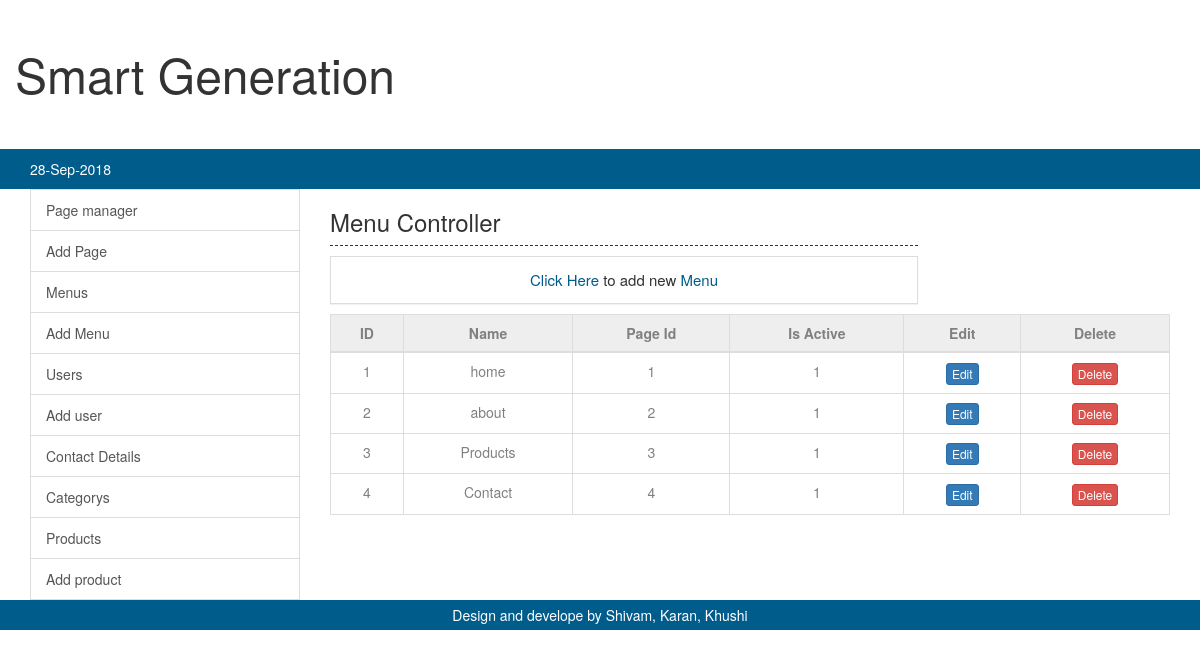
Screenshot of /admin/view.php?content=menus with the database file from the repository.
### tables this page shows
CREATE TABLE `menu` (
  `id` int(11) NOT NULL,
  `name` varchar(255) NOT NULL,
  `is_active` tinyint(1) NOT NULL,
  `page_id` int(255) NOT NULL
);

### admin/menus/view.php (the view, shortened to what this page needs)
<?php
require 'conection/conection.php';
	$query = $ser->prepare("SELECT * FROM menu");
	$query->execute();
?>
<div>
	<div class="head">
		<div class="heading">
			<h3>Menu Controller</h3>
		</div>
		<div class="panel panel-default">
			<div class="panel-body">
				<h5 class="links">
					<a href="?content=add-menu">Click Here</a>
					to add new
					<a href="?content=add-menu">Menu</a>
				</h5>
			</div>
		</div>
	</div>
	<table class="table table-bordered">
		<thead>
			<tr>
				<th>ID</th>
				<th>Name</th>
				<th>Page Id</th>
				<th>Is Active</th>
				<th>Edit</th>
				<th>Delete</th>
			</tr>
		</thead>
		<tbody>
			<?php while($result=$query->fetch()):?>
			<tr>
				<td>
					<?php echo $result['id']; ?>
				</td>
				<td>
					<?php echo $result['name']; ?>
				</td>
				<td>
					<?php echo $result['page_id']; ?>
				</td>
				<td>
					<?php echo $result['is_active']; ?>
				</td>
				<td>
					<a href="?content=edit-menu&action=edit&id=<?php echo $result['id']; ?>" class="btn btn-primary btn-xs">Edit</a>
				</td>
				<td>
					<a href="?content=menus&action=delete&id=<?php echo $result['id']; ?>" class="btn btn-danger btn-xs" onclick="return confirm('Are you shure you want to delete this page!!');">Delete</a>
				</td>
			</tr>
			<?php endwhile;?>
		</tbody>
	</table>
</div>

### css/sb-admin-2.css (style rules this page uses)
body { background-color: #f8f8f8; }

### css/admin.css (style rules this page uses)
body { background-color: #fff; }
.panel-default { border-radius: 0; margin: 10px 0; }
.head { width:70%; }
.heading { color:#333; border-bottom: 1px dashed #333; margin: 5px 0; }
.table > thead > tr > th { text-align: center; background-color: #eee; color: gray; }
.table > tbody > tr > td { text-align: center; color: gray; }
.links { text-align: center; margin: 0; font-size: 15px; }
.links a { text-decoration: none; color:#005C8B; }

### rows the page displays
menu: id "1", name "home", page "1", is_active "1"
menu: id "2", name "about", page "2", is_active "1"
menu: id "3", name "Products", page "3", is_active "1"
menu: id "4", name "Contact", page "4", is_active "1"
